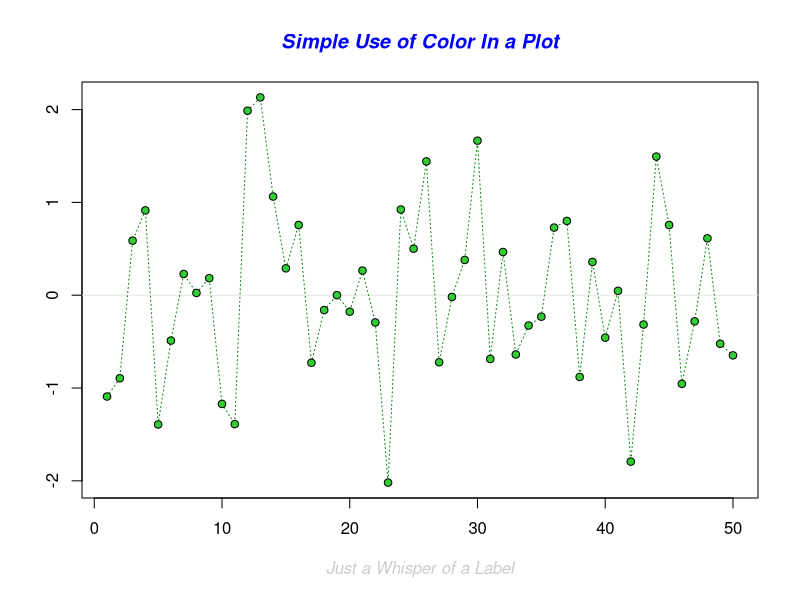
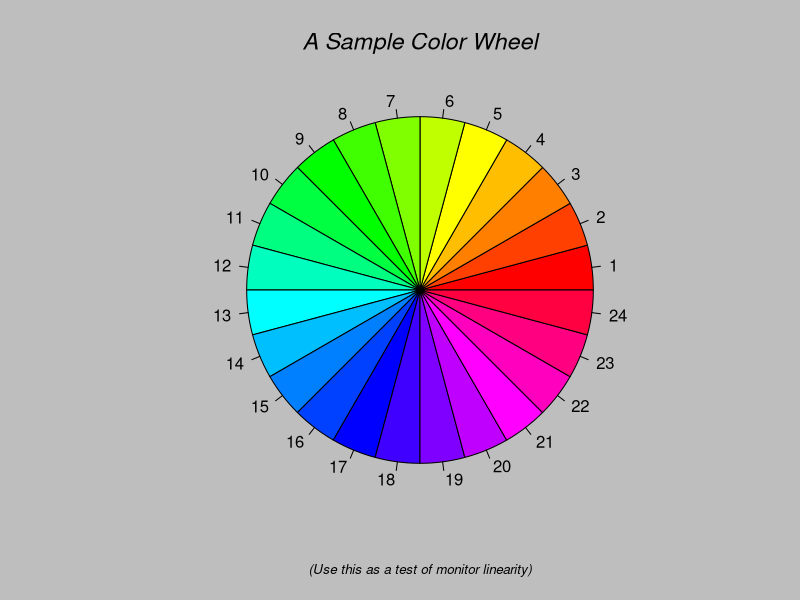
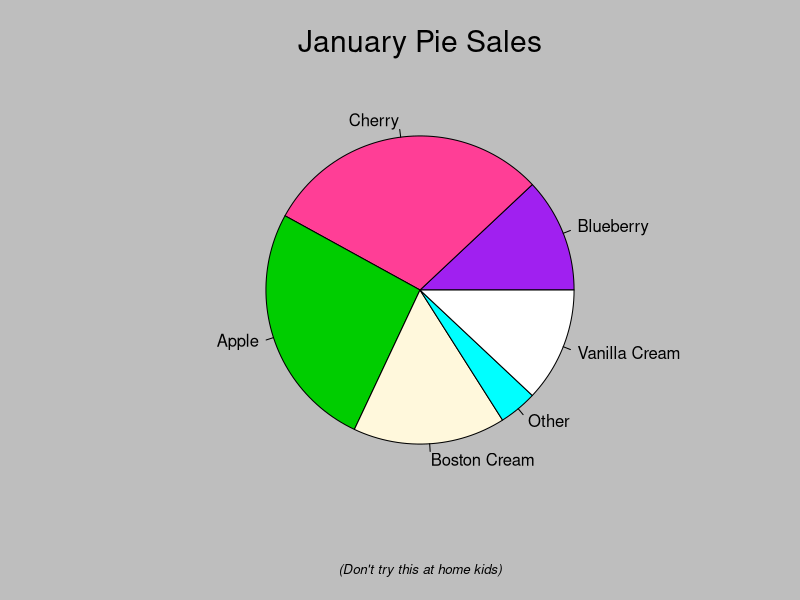
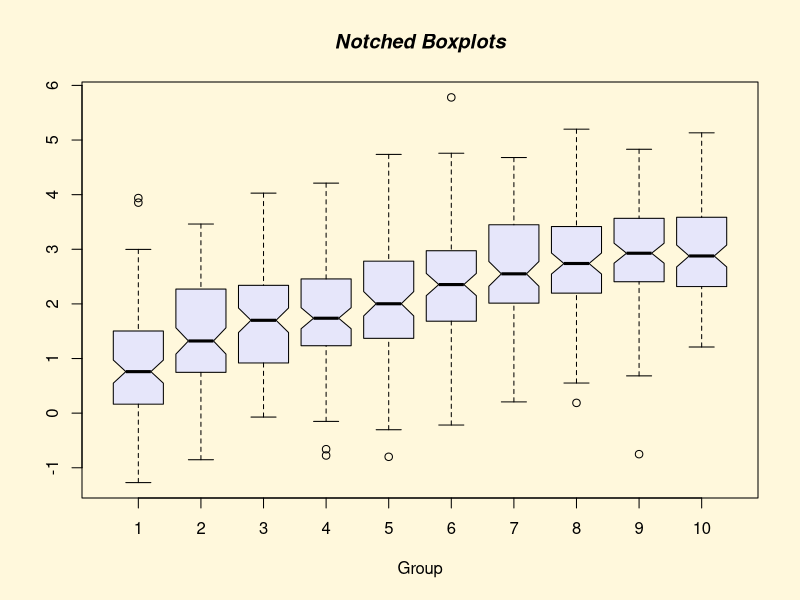
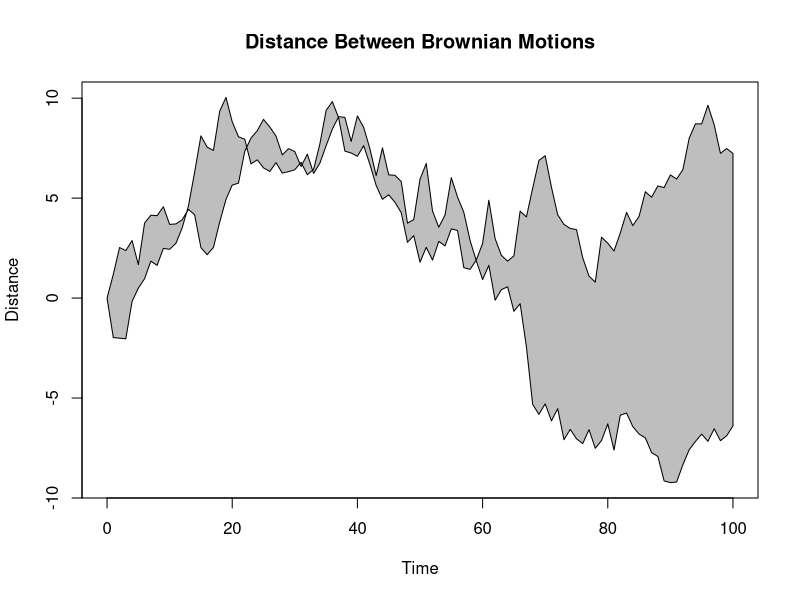
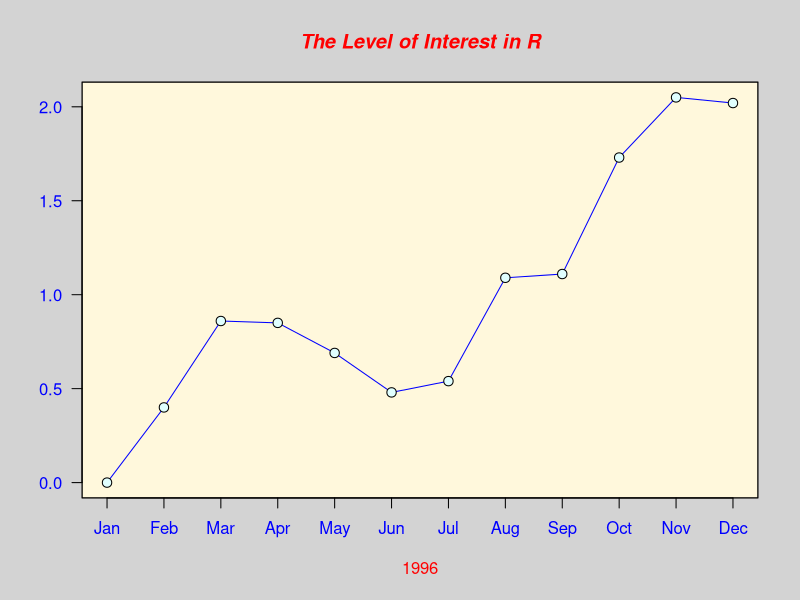
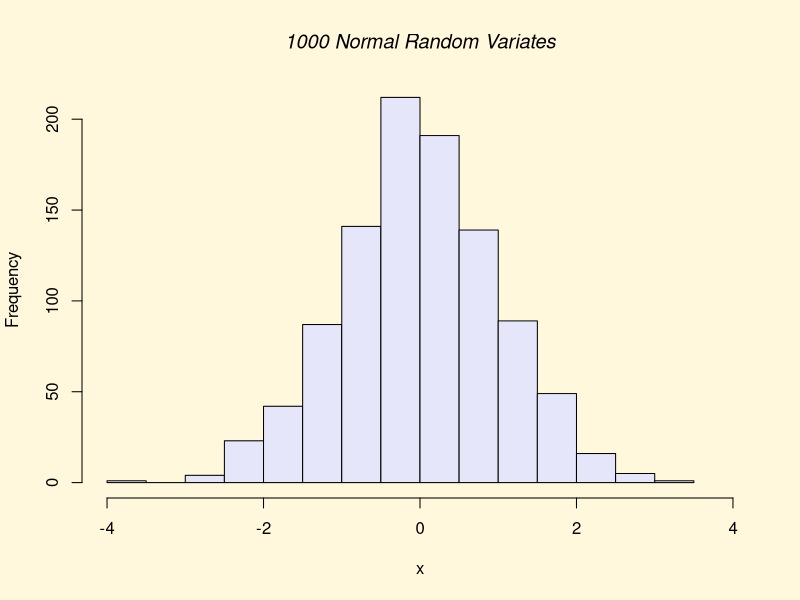
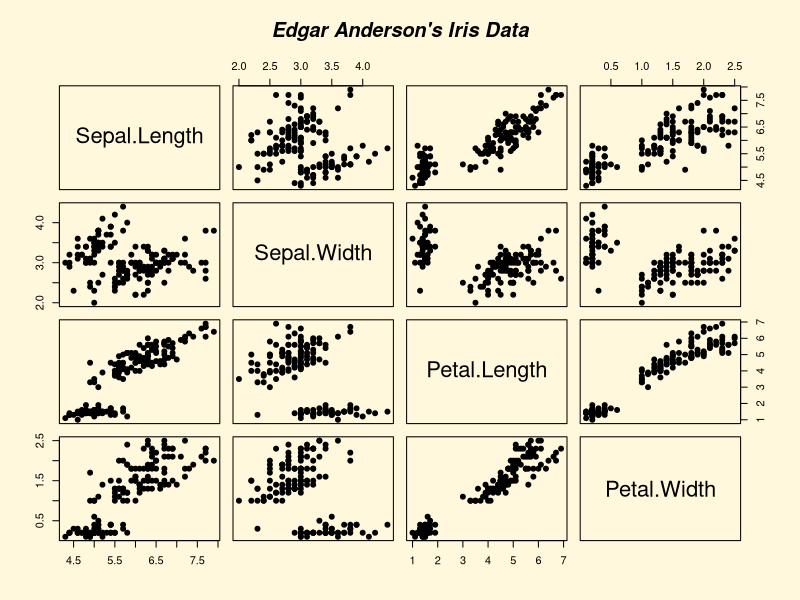

R code for these plots, in order:
# Demo
demo("graphics")

# Plot básico
x = 5:7
y = 8:10
plot(x,y)


# Altura 
altura <- c(145,167,180,183)
largura <- c(51,63,69,70)
plot(altura, largura)


# Plotanod Dataframe
lynx
plot(lynx)
plot(lynx, col = 'red' ,ylab = 'Plot Dataframe', xlab = "")


library(datasets)
airquality
transform(airquality, Month = factor(Month))
boxplot(Ozone ~ Month, airquality, xlab = 'Month')


# ---- Parâmetro dos gráficos
par()
par('pch')
par('lty')

x = 2:8
plot(x,pch = 'b')


# mesma área de plotagem para os gráficos 
par(mfrow = c(2,2), col.axis = 'red')
plot(1:8, las =0, xlab = 'xlab', ylab = 'ylab', main = 'LAS = 0')
plot(1:8, las =1, xlab = 'xlab', ylab = 'ylab', main = 'LAS = 0')
plot(1:8, las =2, xlab = 'xlab', ylab = 'ylab', main = 'LAS = 0')
plot(1:8, las =3, xlab = 'xlab', ylab = 'ylab', main = 'LAS = 0')
legend('topright', pch = 1, col = c("blue", "red"), legend = c("Var1", "Var2"))


# Cores disponiveis
colors()


# Salvando Gráficos em PNG e PDF
png('Grafico.png', width = 500, height = 500, res = 72)
plot(iris$Sepal.Length, iris$Petal.Length,
     col= iris$Species,
     main = "Gráfico gerado a partir do Iris Flowers")

dev.off()


# PDF
png('Grafico2.pdf', width = 500, height = 500, res = 72)
plot(iris$Sepal.Length, iris$Petal.Length,
     col= iris$Species,
     main = "Gráfico gerado a partir do Iris Flowers")

dev.off()

